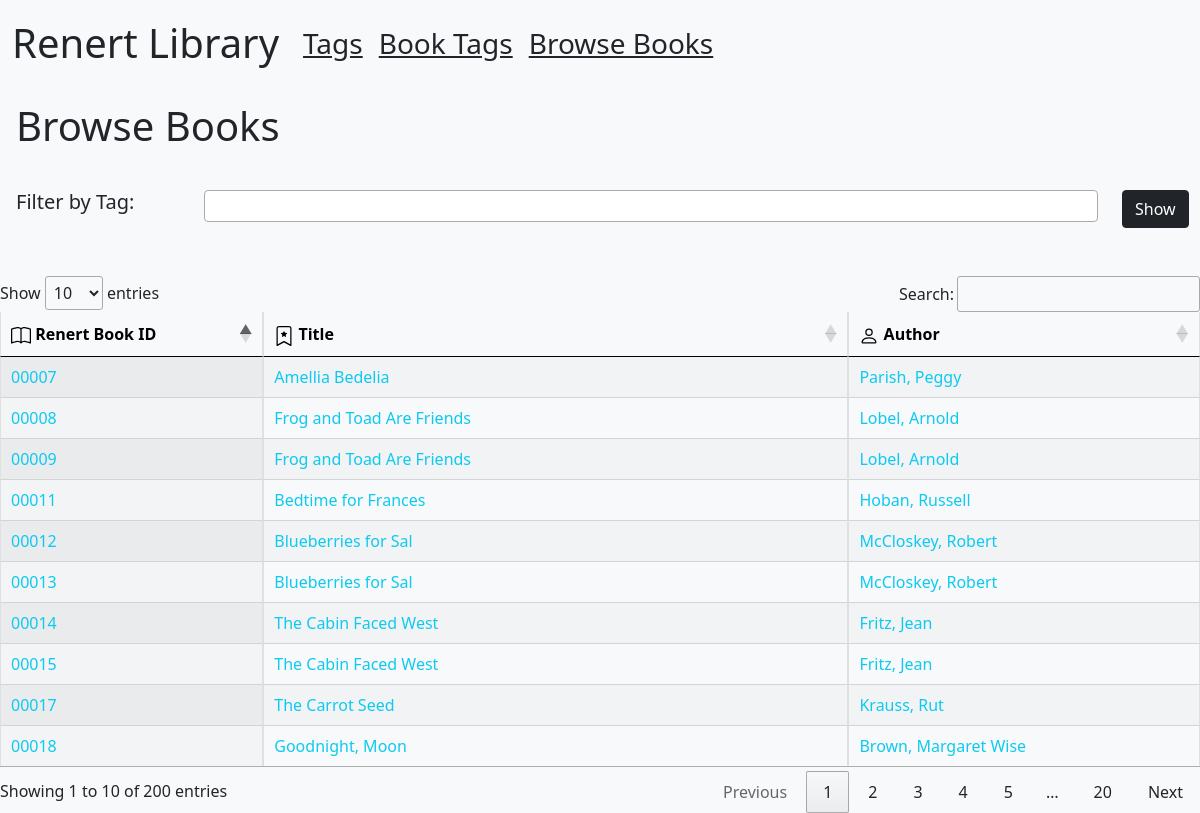
The app's page /browse, older data.
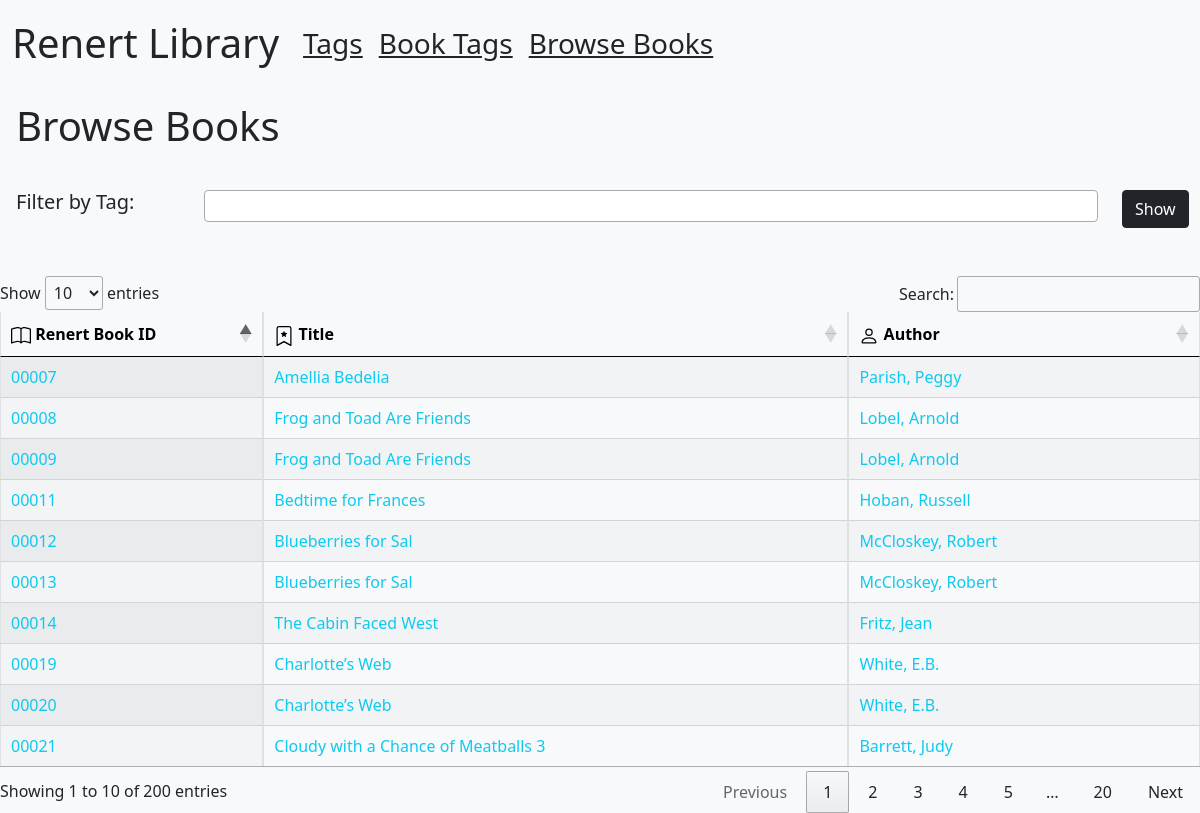
The same page, newer data.
### tables this page shows
CREATE TABLE [library_books] (
   [id] INTEGER PRIMARY KEY,
   [renert_id] TEXT,
   [title] TEXT,
   [author] TEXT,
   [divisions] TEXT,
   [reading_program] TEXT,
   [notes] TEXT,
   [fp_reading_level] TEXT,
   [created_at] TEXT,
   [updated_at] TEXT
);

### app.py (the view)
@app.route("/browse", methods=["GET", "POST"])
def browse():
    books200 = db.session.execute("select * from library_books limit 200")
    books200 = [dict(x) for x in books200]
    tags = db.session.execute("select * from library_tags")
    tags = [dict(x) for x in tags]
    return render_template("browse.html", books=books200, tags=tags)

### templates/browse.html (shortened to what this page needs)
{% extends 'layout.html'%}
{% import "bootstrap/wtf.html" as wtf %}
{%block content%}
<h1 class=m-3>Browse Books</h1>
<br>
<div class="row">
    <div class="col-2"><h5 class="ms-3">Filter by Tag:</h5></div>
        <div class="col-1"><button type="submit" onclick="return false;" class="btn btn-dark show">Show</button></div>
</div>
<br>
<br>
<table class="table table-hover table-light table-bordered display" id="bookList">
    <thead>
        <tr>
            <th scope="col"> Renert Book ID</th>
            <th scope="col"> Title</th>
            <th scope="col"> Author</th>
        </tr>
    </thead>
    <tbody class="table-group-divider border-top-dark">
        {% for a in books %}
                <tr>
                    <td class="id">
                        <a href="/books/{{a.renert_id}}" class="text-decoration-none text-info id"> {{a.renert_id}} </a>
                    </td>
                    <td>
                        <a href="/books/{{a.renert_id}}" class="text-decoration-none text-info">{{a.title}}</a>
                    </td>
                    <td>
                        <a href="/authors/{{a.author}}" class="text-decoration-none text-info"> {{a.author}} </a>
                    </td>
                </tr>
        {% endfor %}
    </tbody>
</table>
{%endblock%}

Row changes from the older to the newer data that the page shows:
removed library_books: renert_id "00015", title "The Cabin Faced West", author "Fritz, Jean"
removed library_books: renert_id "00017", title "The Carrot Seed", author "Krauss, Rut"
removed library_books: renert_id "00018", title "Goodnight, Moon", author "Brown, Margaret Wise"
now on this page (row unchanged): library_books: renert_id "00019", title "Charlotte’s Web", author "White, E.B."
now on this page (row unchanged): library_books: renert_id "00020", title "Charlotte’s Web", author "White, E.B."
now on this page (row unchanged): library_books: renert_id "00021", title "Cloudy with a Chance of Meatballs 3", author "Barrett, Judy"
